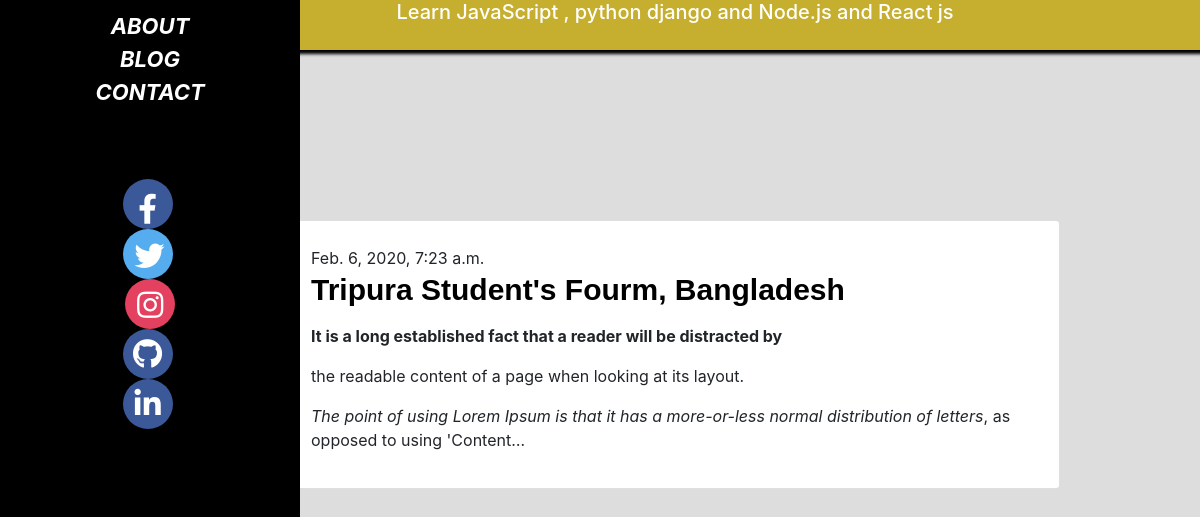
Page /post/ on the committed database.
### mysite/models.py (models this page shows, shortened)
class Post(models.Model):
    author = models.ForeignKey('auth.User', on_delete=models.CASCADE)
    title = models.CharField(max_length=200)
    text = RichTextUploadingField()
    created_date = models.DateTimeField(default=timezone.now)
    publish_date = models.DateTimeField(blank=True, null=True)

### mysite/views.py (the view)
# urls.py: path('post/',views.post_list, name='post_list'),
def post_list(request):
    posts = Post.objects.filter(publish_date__lte=timezone.now()).order_by('-publish_date')
    stuff_for_frontend = {'posts': posts}
    return render(request, 'blog/post_list.html', stuff_for_frontend)

### mysite/templates/blog/post_list.html
{% extends 'blog/base.html'%}
{% block body %}
<div class="container">
  <div class="row justify-content-center">
    <div class="col-md-10">
    <div class="post_div">
      {% for post in posts %}
  <div class="card">
<div class="card-body">
<p class="post_date">{{ post.publish_date }}</p>
<h2 class="post_heading"><a href="{% url 'post_details' pk=post.pk %}" class="post_title">{{ post.title }}</a></h2>
<p>{{ post.text| truncatechars:300| safe }}</p>
</div>
</div>
  {% endfor %}
      </div>
    </div>
  </div>
</div>
{% endblock %}

### mysite/static/css/style.css (style rules this page uses)
* { margin: 0; padding: 0; }
.homebody { background: #ddd; min-height: 800px; }
.post_date { margin: 0; padding: 0; }
.post_heading { font-weight: bold; font-family: sans-serif; margin: 0; padding: 0; }
.card { font-size: 16px; margin-bottom: 10px; }
.card-body { margin-top: 5px; }
.post_div { margin-bottom: 5px; margin-left: 150px; margin-top: 150px; }
.post_title { font-size: 30px; color: #000 !important; }

### rows in the picture
Post: publish_date "Feb. 6, 2020, 7:23 a.m.", title "Tripura Student's Fourm, Bangladesh", text "It is a long established fact that a reader will be distracted by the readable content of a page when looking at its layout. The point of using Lorem Ipsum is that it has a more-or-less normal distribution of letters , as opposed to using 'Content…"
